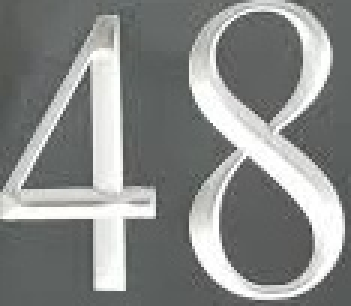
#> input picture Assigment 2/output/validation/DetectedArea0.jpg, 117 x 102 px, given as the content of the folder ./val, which was not available (shown 3 times larger)
$ python -i Training.py   (imports and definitions only)   (older library calls are emulated)
#> lines starting #> are read from the running program, lines starting #| are printed output that depends on the picture; after the words box and inside, x2 and y2 are one past the last pixel; in counts of white or black regions, pixels touching at a corner belong together; pictures that were not available may be replaced by others from this repository, and a replacement may not be noted
### Assigment 2/Utils.py
import cv2 as cv
import numpy as np
import os

# Makes a folder, doesnt care if it fails.
# [5 lines left out: function makeFolder, not called in this run]

def colorReduce(img): # credits to @eliezer-bernart: https://stackoverflow.com/questions/5906693/how-to-reduce-the-number-of-colors-in-an-image-with-opencv/20715062#20715062
    return img // 64 * 64 + 64 // 2

def extractDigits(path):
#> called with path = '_only/DetectedArea0.jpg'
    img = cv.imread(path, cv.IMREAD_COLOR)
#> img is the input picture: shape (102, 117, 3); mean B, G, R 136.4, 137.9, 135.8
    gray = cv.cvtColor(img, cv.COLOR_BGR2GRAY)
    gray = cv.GaussianBlur(gray,(15,17),0)
    edges = cv.Canny(gray, 115, 160)
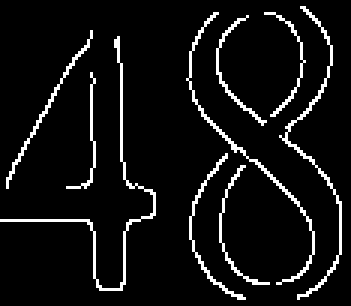
#> edges: shape (102, 117) (shown 3 times larger); 6.9% white in thin lines or dots
    edges = cv.morphologyEx(edges, cv.MORPH_CLOSE, np.ones((5,5), np.uint8))
#> edges: shape (102, 117); 8.7% white in thin lines or dots
    edges = cv.dilate(edges, np.ones((2, 2), np.uint8))
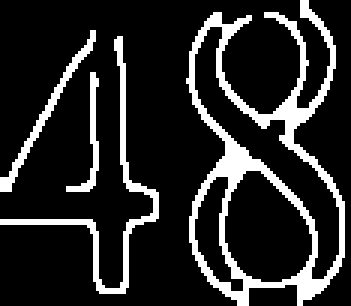
#> edges: shape (102, 117) (shown 3 times larger); 16% white in thin lines or dots
    image, contours, hierarchy = cv.findContours(edges, cv.RETR_EXTERNAL, cv.CHAIN_APPROX_SIMPLE)
#> contours = 4 contours; box (x1, y1, x2, y2) and area: (62, 0, 115, 102) 2962, (0, 12, 53, 98) 188, (0, 10, 32, 64) 113, (22, 24, 33, 64) 56
    contours = [ cnt for cnt in contours if cv.contourArea(cnt) > 150 ]
#> contours = 2 contours; box (x1, y1, x2, y2) and area: (62, 0, 115, 102) 2962, (0, 12, 53, 98) 188
    acceptable = []

    for cnt in contours:
            if len(contours) > 1:
                x,y,w,h = cv.boundingRect(cnt)
                widthHeightRatio = w / h
                heightWidthRatio = h / w
                if w < (img.shape[1] * 0.95):
                    if widthHeightRatio <= 1.5:
                        if heightWidthRatio <= 4.8:
                            acceptable.append(cnt)
            else:
                acceptable.append(cnt)
#> this loop made 2 passes
#> (x, y, w, h, widthHeightRatio, heightWidthRatio) on passes 1 to 2: (0, 12, 53, 86, 0.616, 1.62), (62, 0, 53, 102, 0.52, 1.92)
#> after the loop, acceptable has the same summary as contours
    if len(acceptable) == 1: # Assume it is a plate and try looking inside
        x, y, w, h = cv.boundingRect(acceptable[0])
        target = img[y:y+h, x:x+w]
        gray = cv.cvtColor(target, cv.COLOR_BGR2GRAY)
        gray = cv.GaussianBlur(gray, (17, 15), 0)
        edges = cv.Canny(gray, 120, 175)
        edges = cv.morphologyEx(edges, cv.MORPH_CLOSE, np.ones((5,5), np.uint8))
        edges = cv.dilate(edges, np.ones((2,2), np.uint8))

        image, contours, hierarchy = cv.findContours(edges, cv.RETR_EXTERNAL, cv.CHAIN_APPROX_SIMPLE)

        contours = [ cnt for cnt in contours if cv.contourArea(cnt) > 100 ]
        acceptable = []
        for cnt in contours:
            if len(contours) > 1:
                x2,y2,w2,h2 = cv.boundingRect(cnt)
                widthHeightRatio = w2 / h2
                heightWidthRatio = h2 / w2
                if w2 < (w * 0.95):
                    if h2 < (h * 0.95):
                        if widthHeightRatio <= 1.5:
                            if heightWidthRatio <= 3.5:
                                acceptable.append(cnt)
            else:
                acceptable.append(cnt)

        detected = []
        for cnt in acceptable:
            x2,y2,w2,h2 = cv.boundingRect(cnt)
            yPos = y+y2
            xPos = x+x2
            detected.append(
                (
                    (xPos, yPos),
                    (w2, h2)
                )
            )
        detected.sort(key=lambda x: x[0][0])
        targets = []
        total_width = 0
        total_height = 0
        if len(detected) == 0:
            return []
        previous_x = detected[0][0][0]
        highest_y = detected[0][0][1]
        for cnt in detected:
            targets.append(
                (img[cnt[0][1]:cnt[0][1]+cnt[1][1], cnt[0][0]:cnt[0][0]+cnt[1][0]]) # the target
            )
            total_width += cnt[1][0]
            total_height = cnt[1][1] if cnt[1][1] > total_height else total_height
            highest_y = cnt[0][1] if cnt[0][1] < highest_y else highest_y
        plate = img[
            (cnt[0][1]-10):(cnt[0][1]-10)+total_height+10,
            (cnt[0][0]-10):(cnt[0][0]-10)+total_width+10
        ]
        xStart = detected[0][0][0]
        xEnd = detected[-1][0][0]
        widthh = xStart + xEnd
        yPlate = highest_y
        plate = img[yPlate:yPlate+total_height, xStart:xStart + xEnd]
        detected = [targets, plate, [xStart, yPlate, total_width, total_height]] # 0 list of sorted numbers.
        return detected

    if len(acceptable) == 0: # just find a decent plate i guess
        for cnt in contours:
            x,y,w,h = cv.boundingRect(cnt)
            if w < (img.shape[1] * 0.95):
                if h < (img.shape[1] * 0.95):
                    acceptable.append(cnt)
    if len(acceptable) > 1: # find pairs
        pairs = dict()
        for i in range(len(acceptable)):
            for k in range(i+1, len(acceptable)):
                if k < len(acceptable):
                    x,y,w,h = cv.boundingRect(acceptable[i])
                    x2,y2,w2,h2 = cv.boundingRect(acceptable[k])
                    if abs(w - w2) <= 30 and abs(h - h2) <= 15 and abs(y-y2) <= 15 and abs(x - x2) <= (image.shape[1] * 0.30):
                            pairs[i] = acceptable[i]
                            pairs[k] = acceptable[k]
#> this loop made 2 passes
#> after the loop, pairs = 0 items
        if len(pairs) > 1:
            acceptable = list(pairs.values())

    not_inside = [] # Check no numbers on same x, as i assume vertical signs will not occur, bad assumption but im doin git
    for i in range(len(acceptable)):
            ni = False
            for k in range(i+1, len(acceptable)):
                if k < len(acceptable):
                    x,y,w,h = cv.boundingRect(acceptable[i])
                    x2,y2,w2,h2 = cv.boundingRect(acceptable[k])
                    if x > x2 and x < x2 + w2:
                            # keep the bigger one.
                            a = w * h
                            a2 = w2 * h2
                            print(a)
                            print(a2)
                            if a < a2:
                                    ni = True
            if ni == False:
                not_inside.append(acceptable[i])
#> this loop made 2 passes
#> after the loop, not_inside has the same summary as contours
    acceptable = not_inside

    contours = []
    for cnt in acceptable:
        x,y,w,h = cv.boundingRect(cnt)
        contours.append(
                (
                    (x, y),
                    (w, h)
                )
            )
#> this loop made 2 passes
#> (x, y, w, h) on passes 1 to 2: (0, 12, 53, 86), (62, 0, 53, 102)
#> after the loop, contours = [((0, 12), (53, 86)), ((62, 0), (53, 102))]

    contours.sort(key=lambda cnt: cnt[0][0])
    targets = []
    total_width = 0
    total_height = 0
    previous_x = contours[0][0][0]
#> previous_x = 0
    highest_y = contours[0][0][1]
#> highest_y = 12
    for cnt in contours:
            targets.append(
                (img[cnt[0][1]:cnt[0][1]+cnt[1][1], cnt[0][0]:cnt[0][0]+cnt[1][0]]) # the target
            )
            total_width += cnt[1][0] + abs(previous_x - cnt[0][0])
            total_height = cnt[1][1] if cnt[1][1] > total_height else total_height
            highest_y = cnt[0][1] if cnt[0][1] < highest_y else highest_y
            plate = img[
                    (cnt[0][1]-10):(cnt[0][1]-10)+total_height+10,
                    (cnt[0][0]-10):(cnt[0][0]-10)+total_width+10
            ]
            xStart = contours[0][0][0]
            xEnd = contours[-1][0][0] + contours[-1][1][0]
            widthh = abs(xEnd - xStart)
            yPlate = highest_y
            plate = img[yPlate:yPlate+total_height, xStart:xStart+widthh]
#> this loop made 2 passes
#> (cnt, total_width, total_height, highest_y, xStart, xEnd, widthh, yPlate) on passes 1 to 2: (((0, 12), (53, 86)), 53, 86, 12, 0, 115, 115, 12), (((62, 0), (53, 102)), 168, 102, 0, 0, 115, 115, 0)
#> pass 1, in extractDigits, `plate = img[yPlate:yPlate+total_height, xStart:xStart+widthh]`:
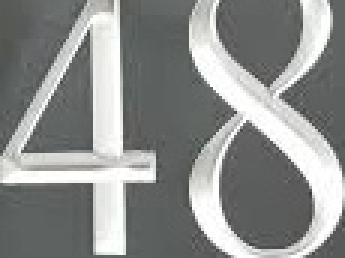
#> plate: shape (86, 115, 3) (shown 3 times larger); mean B, G, R 140.9, 142.4, 140.5
#> pass 2, in extractDigits, `plate = img[yPlate:yPlate+total_height, xStart:xStart+widthh]`:
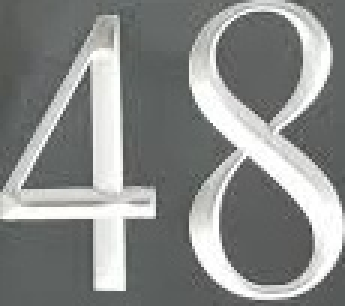
#> plate: shape (102, 115, 3) (shown 3 times larger); mean B, G, R 137.1, 138.7, 136.6
#> after the loop, targets = 2 items; total_width = 168

    detected = [targets, plate, [xStart, yPlate, widthh, total_height]] # 0 list of sorted numbers.
    return detected

### Assigment 2/Training.py
import os
import re
import time
import cv2 as cv
import numpy as np
from Utils import extractDigits

SZ = 40 # height of 40 px for each image.
bin_n = 16
affine_flags = cv.WARP_INVERSE_MAP|cv.INTER_LINEAR
# Chosen learning model: SVM (its fast.) Source: https://github.com/OSSpk/Handwritten-Digits-Classification-Using-KNN-Multiclass_Perceptron-SVM
# https://docs.opencv.org/master/dd/d3b/tutorial_py_svm_opencv.html
# 16 bins
def deskew(img):
    m = cv.moments(img)
    if abs(m['mu02']) < 1e-2:
        return img.copy()
    skew = m['mu11']/m['mu02']
    M = np.float32([[1, skew, -0.5*SZ*skew], [0, 1, 0]])
    img = cv.warpAffine(img,M,(SZ, SZ),flags=affine_flags)
    return img
def hog(img):
    gx = cv.Sobel(img, cv.CV_32F, 1, 0)
    gy = cv.Sobel(img, cv.CV_32F, 0, 1)
    mag, ang = cv.cartToPolar(gx, gy)
    bins = np.int32(bin_n*ang/(2*np.pi))    # quantizing binvalues in (0...16)
    bin_cells = bins[:10,:10], bins[10:,:10], bins[:10,10:], bins[10:,10:]
    mag_cells = mag[:10,:10], mag[10:,:10], mag[:10,10:], mag[10:,10:]
    hists = [np.bincount(b.ravel(), m.ravel(), bin_n) for b, m in zip(bin_cells, mag_cells)]
    hist = np.hstack(hists)     # hist is a 64 bit vector
    return hist

# [26 lines left out: function trainDigits, not called in this run]

def validation(): # sort out the output name eventually.
    if not os.path.isfile("./digits.dat"):
      raise Exception("SVM Model needs to be trained.")
    svm = cv.ml.SVM_load('./digits.dat')
    for dirpath, dirnames, filenames in os.walk("./val"): break
    valImages = [ dirpath + '/' + filenames[i] for i in range(len(filenames)) ]
    actual = ["48", "35", "94", "302", "71", "26"]
    correct = 0
    start = time.time()
    for i in range(len(valImages)):
        digits = extractDigits(valImages[i])
#> digits = 3 items
        z = re.search("(\d+)(\.(.+))\Z", valImages[i])[1]
        cv.imwrite('./output/validation/DetectedArea{}.jpg'.format(z), digits[1])
        with open("./output/validation/BoundingBox{}.txt".format(z), 'w') as f:
            f.write("{} x, {} y, {} w, {} h".format(str(digits[2][0]), str(digits[2][1]), str(digits[2][2]), str(digits[2][3])))
        reading = ""
        for target in digits[0]:
            gray = cv.resize(cv.cvtColor(target, cv.COLOR_BGR2GRAY), (28,40))
            prediction = int(svm.predict(np.float32(hog(deskew(gray))).reshape(1,-1))[1][0][0])
            reading += str(prediction)
#> this loop made 2 passes
#> (skew in deskew, M in deskew, prediction, reading) on passes 1 to 2: (0.00357, [[1, 0.00357, -0.0714], [0, 1, 0]], 4, '4'), (0.0156, [[1, 0.0156, -0.312], [0, 1, 0]], 8, '48')
#> pass 1, in validation, `gray = cv.resize(cv.cvtColor(target, cv.COLOR_BGR2GRAY), (28,40))`:
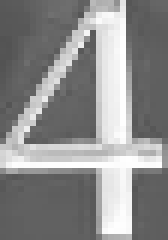
#> gray: shape (40, 28) (shown 6 times larger); min 83, max 255, mean 139.7
#> pass 1, in hog, `gy = cv.Sobel(img, cv.CV_32F, 0, 1)`:
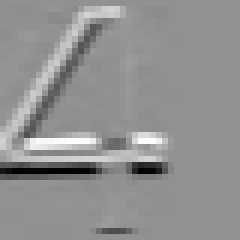
#> gy: shape (40, 40) float32 (shown 6 times larger); min -648, max 488, mean 0.1; drawn with min black and max white
#> after the loop:
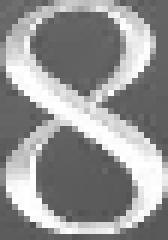
#> gray: shape (40, 28) (shown 6 times larger); min 78, max 255, mean 148.4
        if reading == actual[i]:
            correct += 1
        with open("./output/validation/House{}.txt".format(z), 'w') as f:
            f.write("Building {}".format(reading))
    end = time.time()
    accuracy = str((float(correct) / float(len(actual))) * 100.0)+"%"
    print("Completed validation in {} seconds.\nAccuracy: {}".format(end - start, accuracy))

# [23 lines left out: function test, not called in this run]

>>> result = validation()
